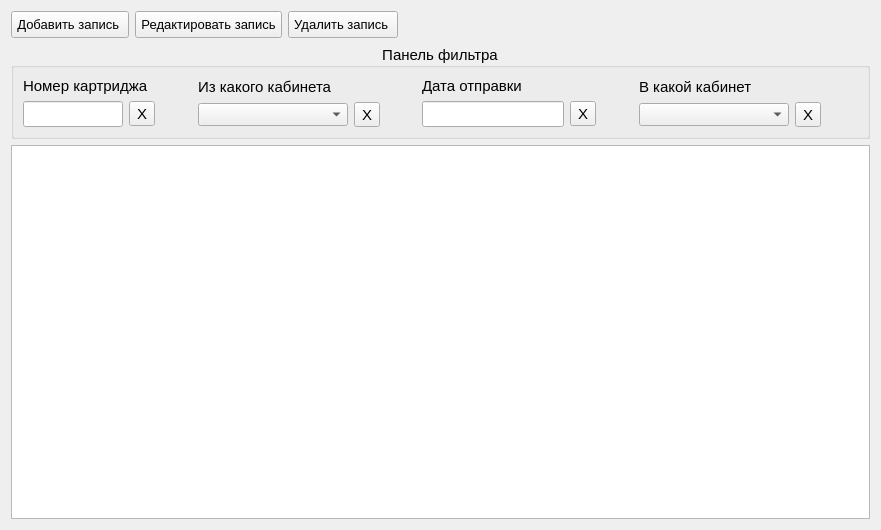
<?xml version="1.0" encoding="UTF-8"?>
<ui version="4.0">
 <class>transfer_view</class>
 <widget class="QWidget" name="transfer_view">
  <property name="geometry">
   <rect>
    <x>0</x>
    <y>0</y>
    <width>881</width>
    <height>530</height>
   </rect>
  </property>
  <layout class="QGridLayout" name="gridLayout">
   <item row="0" column="0">
    <layout class="QHBoxLayout" name="horizontalLayout">
     <item>
      <widget class="QPushButton" name="add_PB">
       <property name="minimumSize">
        <size>
         <width>0</width>
         <height>25</height>
        </size>
       </property>
       <property name="font">
        <font>
         <pointsize>10</pointsize>
        </font>
       </property>
       <property name="styleSheet">
        <string notr="true">padding: 5px;</string>
       </property>
       <property name="text">
        <string>Добавить запись </string>
       </property>
       <property name="icon">
        <iconset resource="resources.qrc">
         <normaloff>:/resources/0415.ico</normaloff>:/resources/0415.ico</iconset>
       </property>
      </widget>
     </item>
     <item>
      <widget class="QPushButton" name="edit_PB">
       <property name="minimumSize">
        <size>
         <width>0</width>
         <height>25</height>
        </size>
       </property>
       <property name="font">
        <font>
         <pointsize>10</pointsize>
        </font>
       </property>
       <property name="styleSheet">
        <string notr="true">padding: 5px;</string>
       </property>
       <property name="text">
        <string>Редактировать запись</string>
       </property>
       <property name="icon">
        <iconset resource="resources.qrc">
         <normaloff>:/buttonEdit</normaloff>:/buttonEdit</iconset>
       </property>
      </widget>
     </item>
     <item>
      <widget class="QPushButton" name="del_PB">
       <property name="minimumSize">
        <size>
         <width>0</width>
         <height>25</height>
        </size>
       </property>
       <property name="font">
        <font>
         <pointsize>10</pointsize>
        </font>
       </property>
       <property name="styleSheet">
        <string notr="true">padding: 5px;</string>
       </property>
       <property name="text">
        <string>Удалить запись </string>
       </property>
       <property name="icon">
        <iconset resource="resources.qrc">
         <normaloff>:/buttonDelete</normaloff>:/buttonDelete</iconset>
       </property>
      </widget>
     </item>
     <item>
      <spacer name="horizontalSpacer_2">
       <property name="orientation">
        <enum>Qt::Horizontal</enum>
       </property>
       <property name="sizeHint" stdset="0">
        <size>
         <width>40</width>
         <height>20</height>
        </size>
       </property>
      </spacer>
     </item>
    </layout>
   </item>
   <item row="1" column="0">
    <widget class="QGroupBox" name="groupBox">
     <property name="font">
      <font>
       <pointsize>11</pointsize>
      </font>
     </property>
     <property name="title">
      <string>Панель фильтра</string>
     </property>
     <property name="alignment">
      <set>Qt::AlignCenter</set>
     </property>
     <layout class="QHBoxLayout" name="horizontalLayout_6">
      <item>
       <layout class="QVBoxLayout" name="verticalLayout">
        <item>
         <widget class="QLabel" name="label">
          <property name="text">
           <string>Номер картриджа</string>
          </property>
         </widget>
        </item>
        <item>
         <layout class="QHBoxLayout" name="horizontalLayout_2">
          <item>
           <widget class="QLineEdit" name="nomer_LE">
            <property name="sizePolicy">
             <sizepolicy hsizetype="Fixed" vsizetype="Fixed">
              <horstretch>0</horstretch>
              <verstretch>0</verstretch>
             </sizepolicy>
            </property>
            <property name="maximumSize">
             <size>
              <width>100</width>
              <height>16777215</height>
             </size>
            </property>
           </widget>
          </item>
          <item>
           <widget class="QToolButton" name="clear_TB">
            <property name="toolTip">
             <string>Очитить фильтр</string>
            </property>
            <property name="text">
             <string>X</string>
            </property>
           </widget>
          </item>
         </layout>
        </item>
       </layout>
      </item>
      <item>
       <spacer name="horizontalSpacer_3">
        <property name="orientation">
         <enum>Qt::Horizontal</enum>
        </property>
        <property name="sizeHint" stdset="0">
         <size>
          <width>40</width>
          <height>20</height>
         </size>
        </property>
       </spacer>
      </item>
      <item>
       <layout class="QVBoxLayout" name="verticalLayout_4">
        <item>
         <widget class="QLabel" name="label_4">
          <property name="text">
           <string>Из какого кабинета</string>
          </property>
         </widget>
        </item>
        <item>
         <layout class="QHBoxLayout" name="horizontalLayout_5">
          <item>
           <widget class="QComboBox" name="filter_kabinet1_CB">
            <property name="minimumSize">
             <size>
              <width>150</width>
              <height>0</height>
             </size>
            </property>
            <property name="font">
             <font>
              <pointsize>10</pointsize>
             </font>
            </property>
           </widget>
          </item>
          <item>
           <widget class="QToolButton" name="clear_kabinet1_TB">
            <property name="toolTip">
             <string>Очитить фильтр</string>
            </property>
            <property name="text">
             <string>X</string>
            </property>
           </widget>
          </item>
         </layout>
        </item>
       </layout>
      </item>
      <item>
       <spacer name="horizontalSpacer_5">
        <property name="orientation">
         <enum>Qt::Horizontal</enum>
        </property>
        <property name="sizeHint" stdset="0">
         <size>
          <width>40</width>
          <height>20</height>
         </size>
        </property>
       </spacer>
      </item>
      <item>
       <layout class="QVBoxLayout" name="verticalLayout_2">
        <item>
         <widget class="QLabel" name="label_2">
          <property name="text">
           <string>Дата отправки</string>
          </property>
         </widget>
        </item>
        <item>
         <layout class="QHBoxLayout" name="horizontalLayout_3">
          <item>
           <widget class="QLineEdit" name="date2_LE">
            <property name="sizePolicy">
             <sizepolicy hsizetype="Minimum" vsizetype="Fixed">
              <horstretch>0</horstretch>
              <verstretch>0</verstretch>
             </sizepolicy>
            </property>
           </widget>
          </item>
          <item>
           <widget class="QToolButton" name="clear_2_TB">
            <property name="toolTip">
             <string>Очитить фильтр</string>
            </property>
            <property name="text">
             <string>X</string>
            </property>
           </widget>
          </item>
         </layout>
        </item>
       </layout>
      </item>
      <item>
       <spacer name="horizontalSpacer">
        <property name="orientation">
         <enum>Qt::Horizontal</enum>
        </property>
        <property name="sizeHint" stdset="0">
         <size>
          <width>40</width>
          <height>20</height>
         </size>
        </property>
       </spacer>
      </item>
      <item>
       <layout class="QVBoxLayout" name="verticalLayout_3">
        <item>
         <widget class="QLabel" name="label_3">
          <property name="text">
           <string>В какой кабинет</string>
          </property>
         </widget>
        </item>
        <item>
         <layout class="QHBoxLayout" name="horizontalLayout_4">
          <item>
           <widget class="QComboBox" name="filter_kabinet4_CB">
            <property name="minimumSize">
             <size>
              <width>150</width>
              <height>0</height>
             </size>
            </property>
            <property name="font">
             <font>
              <pointsize>10</pointsize>
             </font>
            </property>
           </widget>
          </item>
          <item>
           <widget class="QToolButton" name="clear_kabinet4_TB">
            <property name="toolTip">
             <string>Очитить фильтр</string>
            </property>
            <property name="text">
             <string>X</string>
            </property>
           </widget>
          </item>
         </layout>
        </item>
       </layout>
      </item>
      <item>
       <spacer name="horizontalSpacer_4">
        <property name="orientation">
         <enum>Qt::Horizontal</enum>
        </property>
        <property name="sizeHint" stdset="0">
         <size>
          <width>40</width>
          <height>20</height>
         </size>
        </property>
       </spacer>
      </item>
     </layout>
    </widget>
   </item>
   <item row="2" column="0">
    <widget class="QTableView" name="tableView">
     <property name="selectionMode">
      <enum>QAbstractItemView::SingleSelection</enum>
     </property>
     <property name="selectionBehavior">
      <enum>QAbstractItemView::SelectRows</enum>
     </property>
     <property name="gridStyle">
      <enum>Qt::DashLine</enum>
     </property>
     <property name="sortingEnabled">
      <bool>true</bool>
     </property>
    </widget>
   </item>
  </layout>
 </widget>
 <resources>
  <include location="resources.qrc"/>
 </resources>
 <connections/>
</ui>
